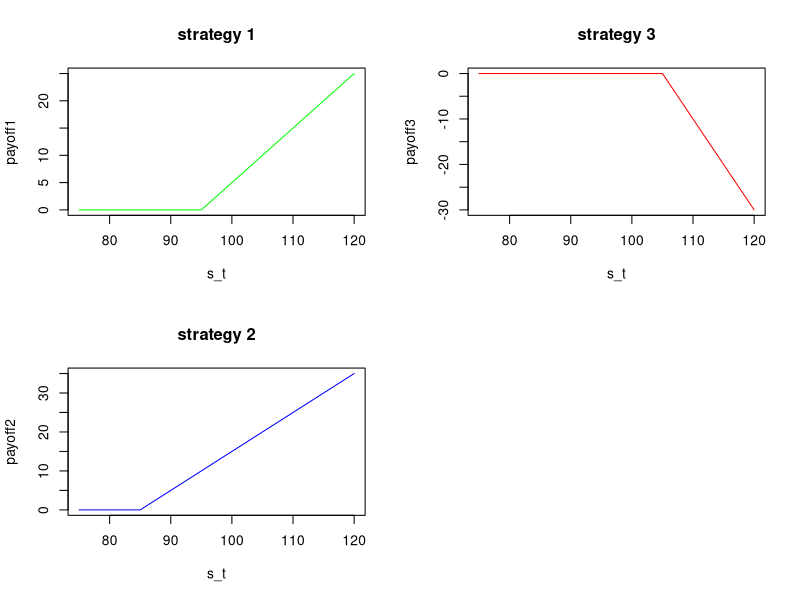

Generate this figure with R:
# Function in R that returns the final payoff of the following strategy:
# A long position of j units of a call with Strike K1 and Maturity T
# A long position of h units of a call with Strike K2 and Maturity T
# A short position of h + j units of a call with Strike K and Maturity T
# where K is a convex linear combination of K1 and K2:  K=ωK1+(1−ω)K2 and ω=j/h+j

j=1
h=1
k1=95
k2=85
s_t= seq(75, 120, by = 5)

butterfly <-  function(j,h,k1,k2,Tn,s_t){
  payoff1 <- pmax((s_t-k1)*j,0)
  payoff2 <- pmax((s_t-k2)*h,0)
  omega <- (j/h+j)
  kbar <- omega*k1+(1-omega)*k2
  payoff3 <- -pmax((s_t-kbar)*(h+j),0)
  par(mfcol=c(2,2))
  plot1 <- plot(s_t, payoff1, type = "l", col= "green", main = "strategy 1")
  plot2 <- plot(s_t, payoff2, type = "l", col= "blue", main = "strategy 2")
  plot3 <- plot(s_t, payoff3, type = "l", col= "red", main = "strategy 3")
  return(list("payoff1"=payoff1,"payoff2"=payoff2,"payoff3"=payoff3))
  
}


butterfly(j=j, h=h, k1=k1, k2=k2, s_t=s_t)

# function in R that uses the uniperiodal Binomial pricing formula to evaluate 
# an European Put Option.
# The function returns a list containing the price of the Put at time t0, 
# the Martingale probability measure Q = (qu, qd) and the units y⋆ of the risky asset 
# in the replicating strategy
s0=100
k=80
r=0.25
T1=1
t0=0
u=5
d=0.1

UniBin <- function(s0,k,t0,T1,r,u,d){
  qu <- ((1+r)*exp(T1-t0)-d)/(u-d)
  qd <- 1-qu
  I_s0u = pmax(k-s0*u,0)
  I_s0d = pmax(k-s0*d,0)
  p <- (1/(1+r)^(T1-t0))*(qu*I_s0u+qd*I_s0d)
  y <- (1/s0)*((I_s0u-I_s0d)/u - d)
  return(list("price"=p,"y*"=y,"qu"=qu,"qd"=qd))
}
UniBin(s0=s0,k=k,t0=t0,T1=T1,r=r,u=u,d=d)

# function in R that internally calls the previous function and computes the price
# at time t0 of the European Call Option using the put-call parity.

parity <- function(s0,t0,T1,r,k,u,d){
  I_s0u = pmax(k-s0*u,0)
  I_s0d = pmax(k-s0*d,0)
  value <- UniBin(s0,k,t0,T1,r,u,d)
  q_u <- value$qu
  q_d <- value$qd
  C <- s0-k*exp(-r*(T1-t0))+ (1/(1+r)^(T1-t0))*(q_u*I_s0u+q_d*I_s0d)
  return(list(value,"Price of the Call"=C))
}
parity(s0=s0,t0=t0,T1=T1,r=r,k=k,u=u,d=d)

# Function that internally calls the two previous functions that check if the Merton's
# constraints are staisfied.
merton <- function(s0,t0,T1,r,k,u,d){
  PriceOfCall <- parity(s0=s0,t0=t0,T1=T1,r=r,k=k,u=u,d=d)
  CallPrice <- PriceOfCall$`Price of the Call`
  res <- logical(length(CallPrice))
  check <- CallPrice >= max(s0-k*exp(-r*(T1-t0)),0)
  res <- check
  return(res)
}
merton(s0=s0,t0=t0,T1=T1,r=r,k=k,u=u,d=d)


# Function in R that, using the Backward Induction, returns the no-arbitrage price of
# a Put option (European and American) in the Multiperiodal Binomial Model with (N = 3)
# periods and establish which one is more convenient.
s0 = 10
Tn = 1 
u = 1.25
d = 0.8 
r = 0.04
k = 11
N = 3 
European = TRUE

PutOption <- function(s0,Tn,u,d,r,k,N,European = TRUE){
  TreeNodes <- matrix(0,N+1,N+1)
  TreeNodes[1,1] <- s0
  for(t in c(2:(N+1))){
    NumberOfSteps <- t-1
    for(j in c(1:t)){
      NumberOfUp <- t-j #To count the number of up movement 
      #using the index t (column index) and the index j (row index)
      
      TreeNodes[j,t] <- s0*u^NumberOfUp*d^(NumberOfSteps-NumberOfUp)
    }
  }
  #Backward Induction 
  #European Final Payoff 
  if(European==TRUE){
    Delta <- Tn/N
    EuFinalPayoff <- pmax(k-TreeNodes[,N+1],0)
    qu <- ((1+r)^Delta-d) / (u-d)
    qd <- 1-qu
    
    TreeNodePut <- matrix(0, N+1,N+1)
    TreeNodePut[,N+1] <- EuFinalPayoff
    for(t in c((N+1):2)){
      for(j in c(1:(t-1))){
        TreeNodePut[j,t-1] <- 1/(1+r)^(Delta)*(TreeNodePut[j,t]*qu+TreeNodePut[j+1,t]*qd)
        
        
      }
    }
    
  } 
  #Backward Induction 
  #American put option 
  else{
    Delta <- Tn/N
    USFinalpayoff <- pmax(k-TreeNodes[,N+1],0)
    qu <- ((1+r)^Delta-d) / (u-d)
    qd <- 1-qu
    
    TreeNodePut <- matrix(0, N+1,N+1)
    TreeNodePut[,N+1] <- USFinalpayoff
    for(t in c((N+1):2)){
      for(j in c(1:(t-1))){
        TreeNodePut[j,t-1] <- pmax(1/(1+r)^(Delta)*(TreeNodePut[j,t]*qu+TreeNodePut[j+1,t]*qd),pmax(k-TreeNodes[j,t-1],0))
        
      }
    }
  }
  return(TreeNodePut[j,t-1])
  
}

American <- PutOption(10,1,1.25,0.8,0.04,11,3,European = FALSE)
European <- PutOption(10,1,1.25,0.8,0.04,11,3,European = TRUE)

MoreConvenient <- function(American,Europian,k){
  AmericanValue <- max(k-American,0)
  EuropeanValue <- max(k-European,0)
  if (EuropeanValue > AmericanValue){
    print("European option is more convenient than American")
  }else{
    print("American option is more convenient than European")
  }
  return()
}
MoreConvenient(American,Europian,11)

# Function in R that finds in a Biperiodal Binomial model the no arbitrage price of
# an Asian Option with the following final payoff: max((S_t - (1/N+1)*sum(S_t_i));0)
s0 <- 1
u <- 2
d <- 0.5
r <- 0
T1 <- 1
N <- 2

delta <- T1/N

qu <- ((1+r)^delta-d)/(u-d)
qd <- 1-qu

AsianOption <- function(s0,u,d,r,qu,qd,T1,N){
  # initialization of a matrix that will contain the values of up and down movements
  matrixUD<-matrix(NA,2^N,N)
  # we use the for cycle to highlight our values of u and d
  for(i in c(1:N)){
    matrixUD[,i]<-c(rep(u,2^(N-i)),rep(d,2^(N-i)))
  }
  # we add a new column containing the probability that at time t0 the price value
  # is s0 (prob is 1)
  matrixUD <- cbind(1,matrixUD)
  # initialization of the underlying tree, final payoff and number of up movements 
  Tree <- matrix(NA,2^N,N+1)
  Payoff <- matrix(NA,2^N,1)
  NumU <- matrix(NA,2^N,1)
  for(j in c(1:2^N)){
    Tree[j,] <- s0*cumprod(matrixUD[j,])
    Payoff[j] <- max((Tree[j,N+1]) - 1/(N+1)* sum(Tree[j,]),0)
    NumU[j]<-sum(matrixUD[j,-1]==u)
  }
  # we use the analytic formula to calculate the no arbitrage price of an Asian Option
  NoArbPrice <- 1/(1+r)^T1*sum(Payoff*qu^NumU*qd^(N-NumU))
  return( NoArbPrice)
}

AsianOption(s0=s0,u=u,d=d,r=r,qu=qu,qd=qd,T1=T1,N=N)



